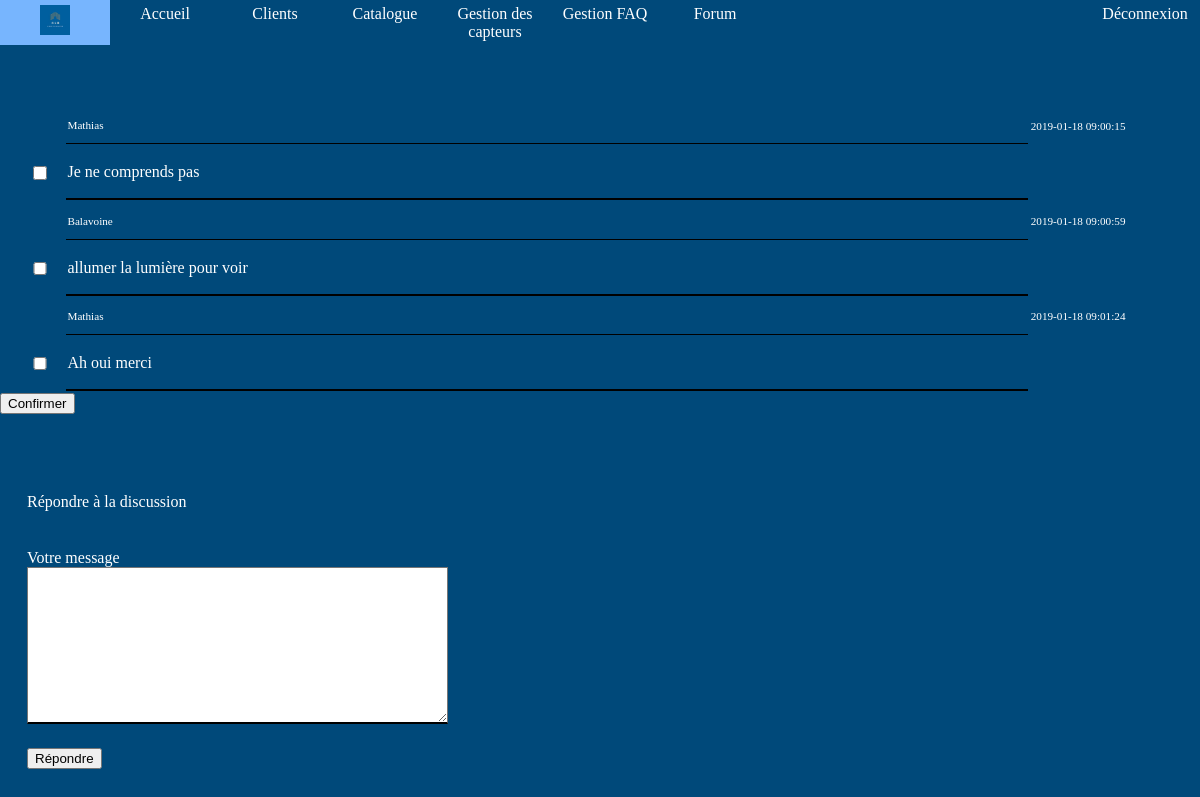
The page /indexAdmin.php?action=messageForum&idTopic=1 (signed in) on the database its author committed.
### tables this page shows
CREATE TABLE `forummessage` (
  `idMessage` int(11) NOT NULL,
  `idTopic` int(11) NOT NULL,
  `author` varchar(255) NOT NULL,
  `message` text NOT NULL,
  `date` timestamp NOT NULL DEFAULT CURRENT_TIMESTAMP
);

### controllers/controllerAdmin.php (called while the page is built, shortened)
<?php
require "models/modelAdmin.php";
    function seeMessageForum()
    {
        $id = $_GET["idTopic"];
        $messages = getMessage($id)->fetchAll();
        require "views/forumMessageAdmin.php";
    }

### models/modelAdmin.php (called while the page is built, shortened)
<?php
function getMessage($id){
    $db = dbConnect();
    $req = $db->prepare("SELECT * FROM forummessage WHERE idTopic= :id ");
    $req->bindParam("id", $id);
    $req->execute();
    return $req;
}

### views/forumMessageAdmin.php (the view, shortened to what this page needs)
<!DOCTYPE html>
<html>
<head>
<body>
    <link rel="stylesheet" type="text/css" href="./designs/css/forumMessageAdmin.css" />
</head>
<header>
    <?php include("headerAdmin.php"); ?>
</header>
<form method="post" action="indexAdmin.php?action=supMessage" name="supprimer">
<table>
    <?php foreach($messages as $message) { ?>
         <tr id='info'>
            <td class="select">
            </td>
            <td class="tab1">
                <p><?= $message["author"];?></p>
            </td>
            <td class="tab3">
                <p><?= $message["date"];?></p>
            </td>
        </tr>
        <tr class="tab2">
            <td class="select">
               <input type="checkbox" name="select" value="<?= $message["idMessage"];?>" id="select">
            </td>
            <td id="message">
                <p><?= $message["message"];?></p>
            </td>
             <td class="tab3">
            </td>
        </tr>
    <?php } ?>
    </table>
    <div id="valider">
        <input type='button' value='Confirmer' onClick='Confirmer()'>
    </div>
</form>
<table>
    <tr>
        <td>
            <p id='ajouter'>Répondre à la discussion </p>
        </td>
    </tr>
    <tr>
        <td>
                <p>
                    <label for="message">Votre message</label><br />
                    <textarea name="message" id="message" rows="10" cols="50"></textarea>
                </p>
        </td>
    </tr>
    <tr>
        <td>
            <div id="repondre">
                <input type="submit" value="Répondre" />
            </div>
        </td>
    </tr>
</table>
</body>

### designs/css/forumMessageAdmin.css (style rules this page uses)
html, body { width: 100%; height: 100%; margin: 0; background-color:#00497A; }
table { width: 100%; position: relative; margin-left: 2%; margin-top: 5%; }
p { color: white; }
.tab2 { width:60%; font-size: 100%; }
#message { border-bottom: 2px solid black; }
.tab1 { width:50%; height: 1em; font-size: 70%; border-bottom: 1px solid black; }
.tab3 { width: 10%; height: 1em; font-size: 70%; }
#info { margin-top: 20%; }
.select { width:2%; height: 1em; }
#select { width:50%; height: 1em; }

### designs/css/header.css (style rules this page uses)
header { position: relative; margin: 0; font-family: LibreBaskerville; background-color:#00497A; }

### rows shown on the page
forummessage: author "Mathias", date "2019-01-18 09:00:15", message "Je ne comprends pas"
forummessage: author "Balavoine", date "2019-01-18 09:00:59", message "allumer la lumière pour voir"
forummessage: author "Mathias", date "2019-01-18 09:01:24", message "Ah oui merci"
